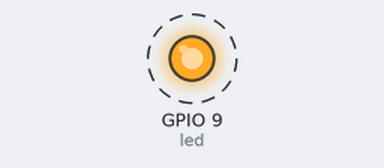
This sketch was run on a simulated Seeed XIAO ESP32-S3. On the bench: output pins drawn as LEDs (lit = HIGH). Dashed ring = blinking.

Above: at 0.5 s.
Timing chart, 0 to 4.6 s (numbered marks = the images above):
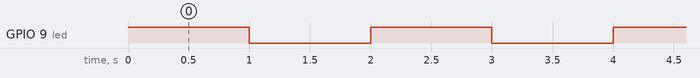

The sketch:

light-sleep.ino
```cpp
#include <Arduino.h>

int led = D10;

void setup()
{
  pinMode(led, OUTPUT);
}

void loop()
{
  digitalWrite(led, HIGH);
  gpio_hold_en(GPIO_NUM_10);
  esp_sleep_enable_timer_wakeup(10000000);
  esp_light_sleep_start();
  gpio_hold_dis(GPIO_NUM_10);
  digitalWrite(led, LOW);
  esp_sleep_enable_timer_wakeup(10000000);
  esp_light_sleep_start();
}
```

Measured:
- by itself, GPIO 9 (led): alternates HIGH for 1.0 s and LOW for 1.0 s
